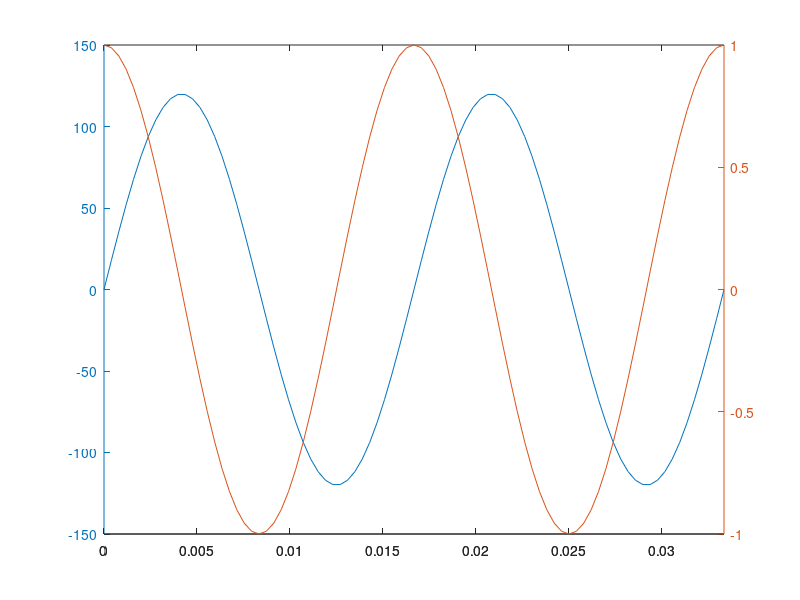

The MATLAB source for this figure:
Totsize = 2/60;

Rideal = 2520 * 1000;
Pideal = 1/Rideal;

Rsample = 2520;
Psample = 1/Rsample;

t = [0:Pideal:Totsize];

volt_ideal = 120*sin(2*pi*60*t);
cur_ideal = cos(2*pi*60*t);

everyNth = Psample / Pideal;

t_samp = downsample(t, everyNth);
volt_samp = downsample(volt_ideal, everyNth);
cur_samp = downsample(cur_ideal, everyNth);

%plotyy(t, volt_ideal, t, cur_ideal)
plotyy(t_samp, volt_samp, t_samp, cur_samp)